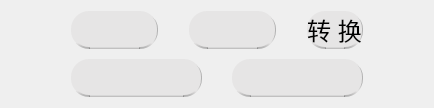
            <widget class="QWidget" name="widget_12" native="true">
             <layout class="QVBoxLayout" name="verticalLayout_7" stretch="86,177">
              <property name="spacing">
               <number>10</number>
              </property>
              <item>
               <widget class="QWidget" name="widget_19" native="true">
                <layout class="QHBoxLayout" name="horizontalLayout_6">
                 <property name="spacing">
                  <number>31</number>
                 </property>
                 <property name="leftMargin">
                  <number>60</number>
                 </property>
                 <property name="topMargin">
                  <number>0</number>
                 </property>
                 <property name="rightMargin">
                  <number>60</number>
                 </property>
                 <property name="bottomMargin">
                  <number>0</number>
                 </property>
                 <item>
                  <widget class="QPushButton" name="Button_page3_takeoff">
                   <property name="sizePolicy">
                    <sizepolicy hsizetype="Minimum" vsizetype="Minimum">
                     <horstretch>0</horstretch>
                     <verstretch>0</verstretch>
                    </sizepolicy>
                   </property>
                   <property name="styleSheet">
                    <string notr="true">QPushButton{
qproperty-icon: url(://images/icon/qifei .png);
qproperty-iconSize: 50px 50px;
background-color: #E6E5E5;
 border-bottom: 2px solid qlineargradient(y0:0, y1:1,stop: 0 rgba(0, 0, 0, 0.25), stop: 1  #E6E5E5);
 border-right: 1px solid qlineargradient(x0:0, x1:1,stop: 0 rgba(0, 0, 0, 0.25), stop: 1  #E6E5E5);
border-radius: 18px;
}
QPushButton:hover{background-color:rgb(229, 241, 251); color: black;}
QPushButton:pressed{background-color:rgb(204, 228, 247);}
QPushButton{
font-family: Microsoft JhengHei UI;
font-style: normal;
font-weight: normal;
font-size: 32px;
line-height: 81px;
display: flex;
align-items: flex-end;
}
</string>
                   </property>
                   <property name="text">
                    <string/>
                   </property>
                  </widget>
                 </item>
                 <item>
                  <widget class="QPushButton" name="Button_page3_hold">
                   <property name="sizePolicy">
                    <sizepolicy hsizetype="Minimum" vsizetype="Minimum">
                     <horstretch>0</horstretch>
                     <verstretch>0</verstretch>
                    </sizepolicy>
                   </property>
                   <property name="styleSheet">
                    <string notr="true">QPushButton{
qproperty-icon: url(://images/icon/悬停.png);
qproperty-iconSize: 50px 50px;
background-color: #E6E5E5;
 border-bottom: 2px solid qlineargradient(y0:0, y1:1,stop: 0 rgba(0, 0, 0, 0.25), stop: 1  #E6E5E5);
 border-right: 1px solid qlineargradient(x0:0, x1:1,stop: 0 rgba(0, 0, 0, 0.25), stop: 1  #E6E5E5);
border-radius: 18px;
}
QPushButton:hover{background-color:rgb(229, 241, 251); color: black;}
QPushButton:pressed{background-color:rgb(204, 228, 247);}
QPushButton{
font-family: Microsoft JhengHei UI;
font-style: normal;
font-weight: normal;
font-size: 32px;
line-height: 81px;
display: flex;
align-items: flex-end;
}</string>
                   </property>
                   <property name="text">
                    <string/>
                   </property>
                  </widget>
                 </item>
                 <item>
                  <widget class="QPushButton" name="Button_page3_switch">
                   <property name="sizePolicy">
                    <sizepolicy hsizetype="Minimum" vsizetype="Minimum">
                     <horstretch>0</horstretch>
                     <verstretch>0</verstretch>
                    </sizepolicy>
                   </property>
                   <property name="styleSheet">
                    <string notr="true">
QPushButton{
background-color: #E6E5E5;
 border-bottom: 2px solid qlineargradient(y0:0, y1:1,stop: 0 rgba(0, 0, 0, 0.25), stop: 1  #E6E5E5);
 border-right: 1px solid qlineargradient(x0:0, x1:1,stop: 0 rgba(0, 0, 0, 0.25), stop: 1  #E6E5E5);
border-radius: 18px;
}
QPushButton:hover{background-color:rgb(229, 241, 251); color: black;}
QPushButton:pressed{background-color:rgb(204, 228, 247);}
QPushButton{
font-family: Microsoft JhengHei UI;
font-style: normal;
font-weight: normal;
font-size: 24px;
line-height: 81px;
display: flex;
align-items: flex-end;
}
</string>
                   </property>
                   <property name="text">
                    <string>转 换</string>
                   </property>
                  </widget>
                 </item>
                </layout>
               </widget>
              </item>
              <item>
               <widget class="QWidget" name="widget_20" native="true">
                <layout class="QHBoxLayout" name="horizontalLayout_7">
                 <property name="spacing">
                  <number>30</number>
                 </property>
                 <property name="leftMargin">
                  <number>60</number>
                 </property>
                 <property name="topMargin">
                  <number>0</number>
                 </property>
                 <property name="rightMargin">
                  <number>60</number>
                 </property>
                 <property name="bottomMargin">
                  <number>0</number>
                 </property>
                 <item>
                  <widget class="QPushButton" name="Button_page3_start">
                   <property name="sizePolicy">
                    <sizepolicy hsizetype="Minimum" vsizetype="Minimum">
                     <horstretch>0</horstretch>
                     <verstretch>0</verstretch>
                    </sizepolicy>
                   </property>
                   <property name="styleSheet">
                    <string notr="true">QPushButton{
qproperty-icon: url(://images/icon/开始.png);
qproperty-iconSize: 80px 80px;
background-color: #E6E5E5;
 border-bottom: 2px solid qlineargradient(y0:0, y1:1,stop: 0 rgba(0, 0, 0, 0.25), stop: 1  #E6E5E5);
 border-right: 1px solid qlineargradient(x0:0, x1:1,stop: 0 rgba(0, 0, 0, 0.25), stop: 1  #E6E5E5);
border-radius: 18px;
}
QPushButton:hover{background-color:rgb(229, 241, 251); color: black;}
QPushButton:pressed{background-color:rgb(204, 228, 247);}
QPushButton{
font-family: Microsoft JhengHei UI;
font-style: normal;
font-weight: normal;
font-size: 32px;
line-height: 81px;
display: flex;
align-items: flex-end;
}
</string>
                   </property>
                   <property name="text">
                    <string/>
                   </property>
                  </widget>
                 </item>
                 <item>
                  <widget class="QPushButton" name="Button_page3_quit">
                   <property name="sizePolicy">
                    <sizepolicy hsizetype="Minimum" vsizetype="Minimum">
                     <horstretch>0</horstretch>
                     <verstretch>0</verstretch>
                    </sizepolicy>
                   </property>
                   <property name="styleSheet">
                    <string notr="true">QPushButton{
qproperty-icon: url(://images/icon/unity.png);
qproperty-iconSize: 80px 80px;
background-color: #E6E5E5;
 border-bottom: 2px solid qlineargradient(y0:0, y1:1,stop: 0 rgba(0, 0, 0, 0.25), stop: 1  #E6E5E5);
 border-right: 1px solid qlineargradient(x0:0, x1:1,stop: 0 rgba(0, 0, 0, 0.25), stop: 1  #E6E5E5);
border-radius: 18px;
}
QPushButton:hover{background-color:rgb(229, 241, 251); color: black;}
QPushButton:pressed{background-color:rgb(204, 228, 247);}
QPushButton{
font-family: Microsoft JhengHei UI;
font-style: normal;
font-weight: normal;
font-size: 32px;
line-height: 81px;
display: flex;
align-items: flex-end;
}
</string>
                   </property>
                   <property name="text">
                    <string/>
                   </property>
                  </widget>
                 </item>
                </layout>
               </widget>
              </item>
             </layout>
            </widget>
